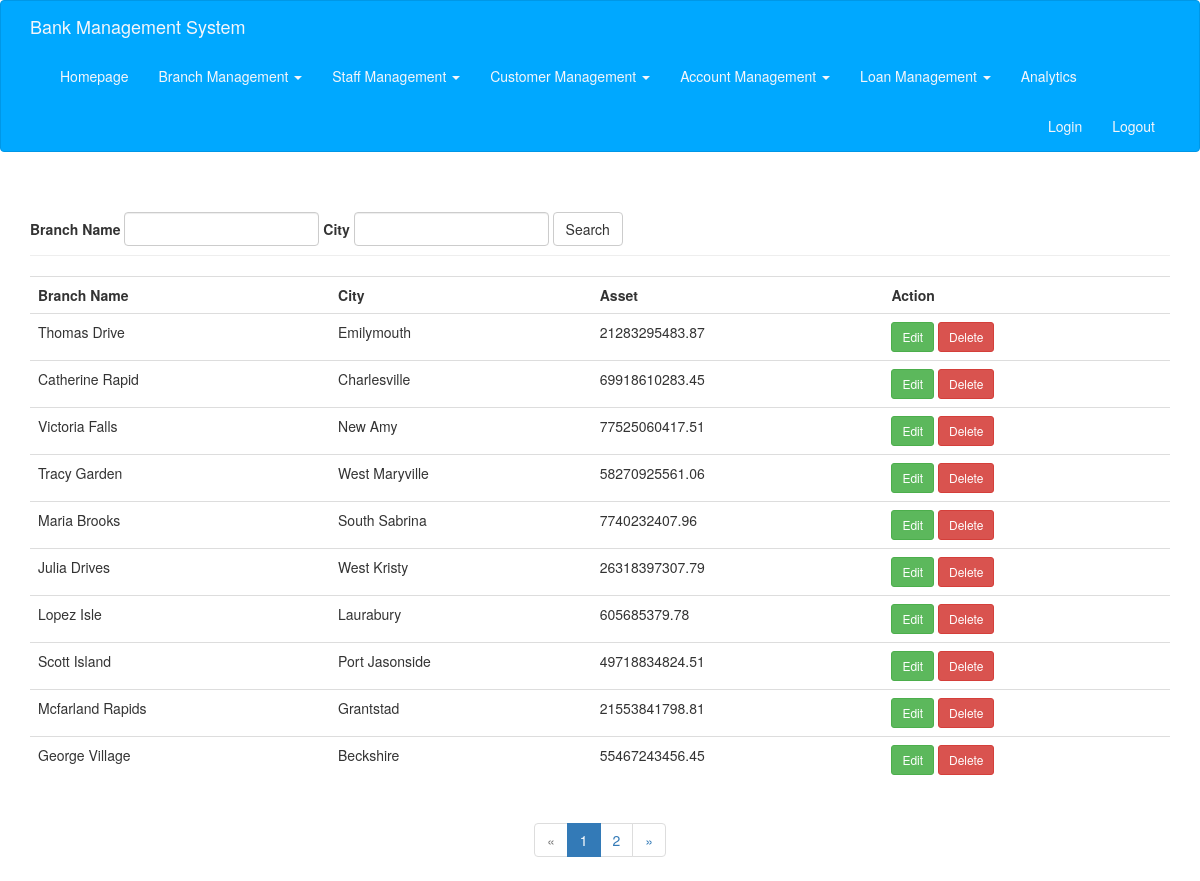
The page /branch (signed in) on the database its author committed.
### app/models.py (models this page shows)
class Branch(db.Model):
    __tablename__ = 'branches'
    name = db.Column(db.String(100), primary_key=True)
    city = db.Column(db.String(20))
    asset = db.Column(db.Integer)
    employees = db.relationship('Employee', backref='branch', lazy='dynamic')
    loans = db.relationship('Loan', backref='branch', lazy='dynamic')
    saving_accounts = db.relationship(
        'SavingAccount', backref='branch', lazy='dynamic')
    check_accounts = db.relationship(
        'CheckAccount', backref='branch', lazy='dynamic')

### app/main/views.py (the view)
@main.route('/branch', methods=['GET', 'POST'])
@login_required
def branch():
    form = BranchSearchForm()
    if form.validate_on_submit():
        resp = make_response(redirect(url_for('.branch')))
        resp.set_cookie('search_branch_name', form.name.data, max_age=10*60)
        resp.set_cookie('search_branch_city', form.city.data, max_age=10*60)
        return resp
    query = Branch.query
    search_branch_name = request.cookies.get('search_branch_name', '')
    search_branch_city = request.cookies.get('search_branch_city', '')
    if search_branch_name != '':
        query = query.filter(Branch.name.like('%' + search_branch_name + '%'))
        form.name.data = search_branch_name
    if search_branch_city != '':
        query = query.filter(Branch.city.like('%' + search_branch_city + '%'))
        form.city.data = search_branch_city
    page = request.args.get('page', 1, type=int)
    pagination = query.paginate(
        page, per_page=current_app.config['ITEMS_PER_PAGE'], error_out=False)
    branches = pagination.items
    return render_template('branch.html', form=form, branches=branches, pagination=pagination)

### app/main/forms.py
class BranchSearchForm(FlaskForm):
    name = StringField("Branch Name")
    city = StringField("City")
    submit = SubmitField("Search")

### app/models.py (called while the page is built)
@login_manager.user_loader
def load_user(user_id):
    return SystemUser.query.get(user_id)

### app/templates/branch.html (shortened to what this page needs)
{% extends "base.html" %}
{% import "bootstrap/wtf.html" as wtf %}
{% import "_macros.html" as macros %}
{% block page_content %}
<div class="page-header">
    {{ wtf.quick_form(form, extra_classes='form-inline') }}
</div>
{% include '_branch.html' %}
{% if pagination %}
<div class="pagination">
    {{ macros.pagination_widget(pagination, '.branch') }}
</div>
{% endif %}
{% endblock %}

### app/templates/_branch.html
<table class="table table-hover">
    <tr>
        <th>Branch Name</th>
        <th>City</th>
        <th>Asset</th>
        <th>Action</th>
    </tr>
    {% for branch in branches %}
    <tr>
        <td>{{ branch.name }}</td>
        <td>{{ branch.city }}</td>
        <td>{{ branch.asset }}</td>
        <td>
                <a class="btn btn-success btn-sm" type="buttoon" href="{{ url_for('main.branch_edit', branch_name=branch.name) }}">Edit</a>
                <a class="btn btn-danger btn-sm" type="button" href="{{ url_for('main.branch_delete', id=branch.name) }}">Delete</a>
        </td>
    </tr>
    {% endfor %}
</table>

### app/static/styles.css (style rules this page uses)
div.pagination { width: 100%; text-align: center; padding: 0px; margin: 0px; }

### rows shown on the page
Branch: name "Thomas Drive", city "Emilymouth", asset "21283295483.87"
Branch: name "Catherine Rapid", city "Charlesville", asset "69918610283.45"
Branch: name "Victoria Falls", city "New Amy", asset "77525060417.51"
Branch: name "Tracy Garden", city "West Maryville", asset "58270925561.06"
Branch: name "Maria Brooks", city "South Sabrina", asset "7740232407.96"
Branch: name "Julia Drives", city "West Kristy", asset "26318397307.79"
Branch: name "Lopez Isle", city "Laurabury", asset "605685379.78"
Branch: name "Scott Island", city "Port Jasonside", asset "49718834824.51"
Branch: name "Mcfarland Rapids", city "Grantstad", asset "21553841798.81"
Branch: name "George Village", city "Beckshire", asset "55467243456.45"

### other values the page prints
{{ p }} "1"
{{ p }} "2"
